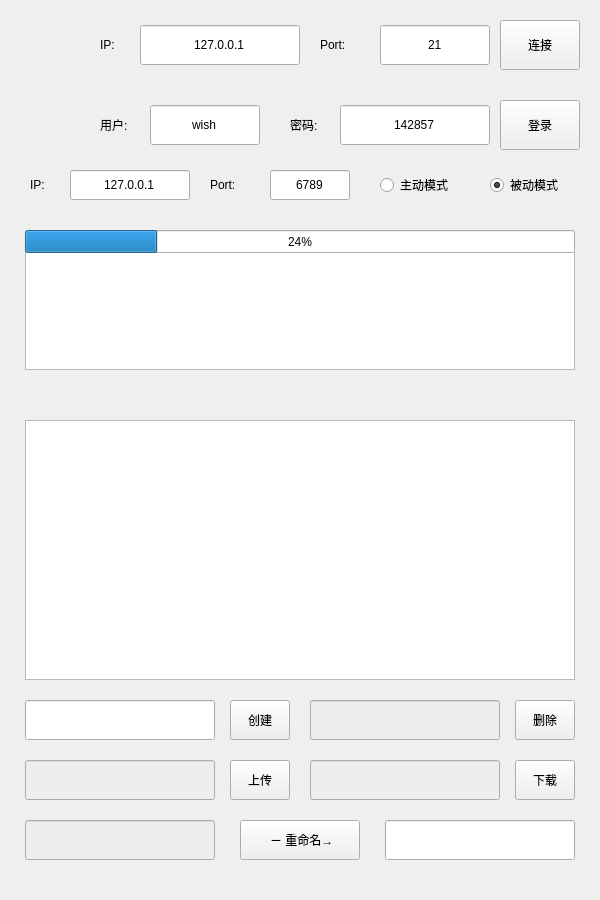
<?xml version="1.0" encoding="UTF-8"?>
<ui version="4.0">
 <class>Widget</class>
 <widget class="QWidget" name="Widget">
  <property name="geometry">
   <rect>
    <x>0</x>
    <y>0</y>
    <width>600</width>
    <height>900</height>
   </rect>
  </property>
  <property name="windowTitle">
   <string>Widget</string>
  </property>
  <widget class="QLabel" name="picConnect">
   <property name="geometry">
    <rect>
     <x>30</x>
     <y>20</y>
     <width>50</width>
     <height>50</height>
    </rect>
   </property>
   <property name="styleSheet">
    <string notr="true">image: url(:/pic/connection-off.png)</string>
   </property>
   <property name="text">
    <string/>
   </property>
  </widget>
  <widget class="QLabel" name="picClient">
   <property name="geometry">
    <rect>
     <x>30</x>
     <y>100</y>
     <width>50</width>
     <height>50</height>
    </rect>
   </property>
   <property name="styleSheet">
    <string notr="true">image: url(:/pic/client-off.png)</string>
   </property>
   <property name="text">
    <string/>
   </property>
  </widget>
  <widget class="QLabel" name="labelConnect_1">
   <property name="geometry">
    <rect>
     <x>100</x>
     <y>20</y>
     <width>30</width>
     <height>50</height>
    </rect>
   </property>
   <property name="styleSheet">
    <string notr="true">font: 57 14pt &quot;Ubuntu&quot;;</string>
   </property>
   <property name="text">
    <string>IP:</string>
   </property>
  </widget>
  <widget class="QLineEdit" name="lineEditIP">
   <property name="geometry">
    <rect>
     <x>140</x>
     <y>25</y>
     <width>160</width>
     <height>40</height>
    </rect>
   </property>
   <property name="text">
    <string>127.0.0.1</string>
   </property>
   <property name="alignment">
    <set>Qt::AlignCenter</set>
   </property>
  </widget>
  <widget class="QLabel" name="labelConnect_2">
   <property name="geometry">
    <rect>
     <x>320</x>
     <y>20</y>
     <width>50</width>
     <height>50</height>
    </rect>
   </property>
   <property name="styleSheet">
    <string notr="true">font: 57 14pt &quot;Ubuntu&quot;;</string>
   </property>
   <property name="text">
    <string>Port:</string>
   </property>
  </widget>
  <widget class="QLineEdit" name="lineEditPort">
   <property name="geometry">
    <rect>
     <x>380</x>
     <y>25</y>
     <width>110</width>
     <height>40</height>
    </rect>
   </property>
   <property name="text">
    <string>21</string>
   </property>
   <property name="alignment">
    <set>Qt::AlignCenter</set>
   </property>
  </widget>
  <widget class="QPushButton" name="buttonConnect">
   <property name="geometry">
    <rect>
     <x>500</x>
     <y>20</y>
     <width>80</width>
     <height>50</height>
    </rect>
   </property>
   <property name="styleSheet">
    <string notr="true"/>
   </property>
   <property name="text">
    <string>连接</string>
   </property>
  </widget>
  <widget class="QPushButton" name="buttonLogin">
   <property name="geometry">
    <rect>
     <x>500</x>
     <y>100</y>
     <width>80</width>
     <height>50</height>
    </rect>
   </property>
   <property name="text">
    <string>登录</string>
   </property>
  </widget>
  <widget class="QLabel" name="labelLogin_1">
   <property name="geometry">
    <rect>
     <x>100</x>
     <y>100</y>
     <width>60</width>
     <height>50</height>
    </rect>
   </property>
   <property name="styleSheet">
    <string notr="true">font: 57 14pt &quot;Ubuntu&quot;;</string>
   </property>
   <property name="text">
    <string>用户:</string>
   </property>
  </widget>
  <widget class="QLabel" name="labelLogin_2">
   <property name="geometry">
    <rect>
     <x>290</x>
     <y>100</y>
     <width>55</width>
     <height>50</height>
    </rect>
   </property>
   <property name="styleSheet">
    <string notr="true">font: 57 14pt &quot;Ubuntu&quot;;</string>
   </property>
   <property name="text">
    <string>密码:</string>
   </property>
  </widget>
  <widget class="QLineEdit" name="lineEditUser">
   <property name="geometry">
    <rect>
     <x>150</x>
     <y>105</y>
     <width>110</width>
     <height>40</height>
    </rect>
   </property>
   <property name="styleSheet">
    <string notr="true"/>
   </property>
   <property name="text">
    <string>wish</string>
   </property>
   <property name="alignment">
    <set>Qt::AlignCenter</set>
   </property>
   <property name="readOnly">
    <bool>false</bool>
   </property>
  </widget>
  <widget class="QLineEdit" name="lineEditEmail">
   <property name="geometry">
    <rect>
     <x>340</x>
     <y>105</y>
     <width>150</width>
     <height>40</height>
    </rect>
   </property>
   <property name="text">
    <string>142857</string>
   </property>
   <property name="alignment">
    <set>Qt::AlignCenter</set>
   </property>
  </widget>
  <widget class="QTableWidget" name="tableWidget">
   <property name="geometry">
    <rect>
     <x>25</x>
     <y>420</y>
     <width>550</width>
     <height>260</height>
    </rect>
   </property>
   <property name="styleSheet">
    <string notr="true"/>
   </property>
   <attribute name="verticalHeaderVisible">
    <bool>false</bool>
   </attribute>
  </widget>
  <widget class="QPushButton" name="buttonDownload">
   <property name="geometry">
    <rect>
     <x>515</x>
     <y>760</y>
     <width>60</width>
     <height>40</height>
    </rect>
   </property>
   <property name="text">
    <string>下载</string>
   </property>
  </widget>
  <widget class="QPushButton" name="buttonUpload">
   <property name="geometry">
    <rect>
     <x>230</x>
     <y>760</y>
     <width>60</width>
     <height>40</height>
    </rect>
   </property>
   <property name="text">
    <string>上传</string>
   </property>
  </widget>
  <widget class="QPushButton" name="buttonMake">
   <property name="geometry">
    <rect>
     <x>230</x>
     <y>700</y>
     <width>60</width>
     <height>40</height>
    </rect>
   </property>
   <property name="text">
    <string>创建</string>
   </property>
  </widget>
  <widget class="QPushButton" name="buttonRemove">
   <property name="geometry">
    <rect>
     <x>515</x>
     <y>700</y>
     <width>60</width>
     <height>40</height>
    </rect>
   </property>
   <property name="text">
    <string>删除</string>
   </property>
  </widget>
  <widget class="QLineEdit" name="lineEdit_1">
   <property name="geometry">
    <rect>
     <x>25</x>
     <y>700</y>
     <width>190</width>
     <height>40</height>
    </rect>
   </property>
   <property name="styleSheet">
    <string notr="true"/>
   </property>
   <property name="alignment">
    <set>Qt::AlignCenter</set>
   </property>
  </widget>
  <widget class="QLineEdit" name="lineEdit_2">
   <property name="geometry">
    <rect>
     <x>310</x>
     <y>700</y>
     <width>190</width>
     <height>40</height>
    </rect>
   </property>
   <property name="styleSheet">
    <string notr="true">background-color:  rgb(238, 238, 236);</string>
   </property>
   <property name="alignment">
    <set>Qt::AlignCenter</set>
   </property>
   <property name="readOnly">
    <bool>true</bool>
   </property>
  </widget>
  <widget class="QLineEdit" name="lineEdit_3">
   <property name="geometry">
    <rect>
     <x>25</x>
     <y>760</y>
     <width>190</width>
     <height>40</height>
    </rect>
   </property>
   <property name="styleSheet">
    <string notr="true">background-color:  rgb(238, 238, 236);</string>
   </property>
   <property name="alignment">
    <set>Qt::AlignCenter</set>
   </property>
   <property name="readOnly">
    <bool>true</bool>
   </property>
  </widget>
  <widget class="QLineEdit" name="lineEdit_4">
   <property name="geometry">
    <rect>
     <x>310</x>
     <y>760</y>
     <width>190</width>
     <height>40</height>
    </rect>
   </property>
   <property name="styleSheet">
    <string notr="true">background-color:  rgb(238, 238, 236);</string>
   </property>
   <property name="alignment">
    <set>Qt::AlignCenter</set>
   </property>
   <property name="readOnly">
    <bool>true</bool>
   </property>
  </widget>
  <widget class="QTextBrowser" name="textBrowser">
   <property name="geometry">
    <rect>
     <x>25</x>
     <y>250</y>
     <width>550</width>
     <height>120</height>
    </rect>
   </property>
  </widget>
  <widget class="QLineEdit" name="lineEditIP_2">
   <property name="geometry">
    <rect>
     <x>70</x>
     <y>170</y>
     <width>120</width>
     <height>30</height>
    </rect>
   </property>
   <property name="text">
    <string>127.0.0.1</string>
   </property>
   <property name="alignment">
    <set>Qt::AlignCenter</set>
   </property>
  </widget>
  <widget class="QRadioButton" name="radioButtonPort">
   <property name="geometry">
    <rect>
     <x>380</x>
     <y>170</y>
     <width>100</width>
     <height>30</height>
    </rect>
   </property>
   <property name="text">
    <string>主动模式</string>
   </property>
  </widget>
  <widget class="QLineEdit" name="lineEditPort_2">
   <property name="geometry">
    <rect>
     <x>270</x>
     <y>170</y>
     <width>80</width>
     <height>30</height>
    </rect>
   </property>
   <property name="text">
    <string>6789</string>
   </property>
   <property name="alignment">
    <set>Qt::AlignCenter</set>
   </property>
  </widget>
  <widget class="QLabel" name="labelConnect_4">
   <property name="geometry">
    <rect>
     <x>210</x>
     <y>170</y>
     <width>50</width>
     <height>30</height>
    </rect>
   </property>
   <property name="styleSheet">
    <string notr="true">font: 75 14pt &quot;Ubuntu Mono&quot;;</string>
   </property>
   <property name="text">
    <string>Port:</string>
   </property>
  </widget>
  <widget class="QLabel" name="labelConnect_3">
   <property name="geometry">
    <rect>
     <x>30</x>
     <y>170</y>
     <width>30</width>
     <height>30</height>
    </rect>
   </property>
   <property name="styleSheet">
    <string notr="true">font: 75 14pt &quot;Ubuntu Mono&quot;;</string>
   </property>
   <property name="text">
    <string>IP:</string>
   </property>
  </widget>
  <widget class="QRadioButton" name="radioButtonPasv">
   <property name="geometry">
    <rect>
     <x>490</x>
     <y>170</y>
     <width>100</width>
     <height>30</height>
    </rect>
   </property>
   <property name="text">
    <string>被动模式</string>
   </property>
   <property name="checked">
    <bool>true</bool>
   </property>
  </widget>
  <widget class="QLineEdit" name="lineEdit_5">
   <property name="geometry">
    <rect>
     <x>25</x>
     <y>820</y>
     <width>190</width>
     <height>40</height>
    </rect>
   </property>
   <property name="styleSheet">
    <string notr="true">background-color:  rgb(238, 238, 236);</string>
   </property>
   <property name="alignment">
    <set>Qt::AlignCenter</set>
   </property>
   <property name="readOnly">
    <bool>true</bool>
   </property>
  </widget>
  <widget class="QLineEdit" name="lineEdit_6">
   <property name="geometry">
    <rect>
     <x>385</x>
     <y>820</y>
     <width>190</width>
     <height>40</height>
    </rect>
   </property>
   <property name="styleSheet">
    <string notr="true"/>
   </property>
   <property name="alignment">
    <set>Qt::AlignCenter</set>
   </property>
   <property name="readOnly">
    <bool>false</bool>
   </property>
  </widget>
  <widget class="QPushButton" name="buttonRename">
   <property name="geometry">
    <rect>
     <x>240</x>
     <y>820</y>
     <width>120</width>
     <height>40</height>
    </rect>
   </property>
   <property name="text">
    <string> － 重命名→</string>
   </property>
  </widget>
  <widget class="QProgressBar" name="progressBar">
   <property name="geometry">
    <rect>
     <x>25</x>
     <y>230</y>
     <width>550</width>
     <height>23</height>
    </rect>
   </property>
   <property name="value">
    <number>24</number>
   </property>
  </widget>
  <widget class="QLabel" name="labelPath">
   <property name="geometry">
    <rect>
     <x>25</x>
     <y>390</y>
     <width>550</width>
     <height>30</height>
    </rect>
   </property>
   <property name="styleSheet">
    <string notr="true">color: rgb(52, 101, 164);</string>
   </property>
   <property name="text">
    <string/>
   </property>
   <property name="alignment">
    <set>Qt::AlignCenter</set>
   </property>
  </widget>
 </widget>
 <resources/>
 <connections/>
</ui>
